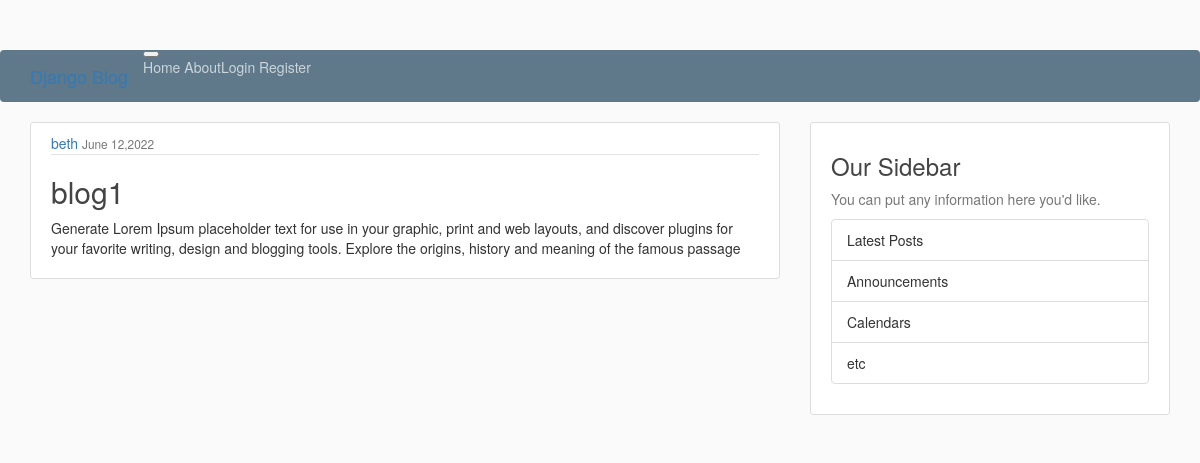
The page / on the database its author committed.
### share/models.py (models this page shows, shortened)
class Post(models.Model):
    title = models.CharField(max_length=100)
    content = models.TextField()
    date_posted = models.DateTimeField(default=timezone.now)
    author = models.ForeignKey(User, on_delete=models.CASCADE)

### share/views.py (the view)
# urls.py: 2. Add a URL to urlpatterns:  path('', views.home, name='home')
def home(request):
    context={'posts':Post.objects.all()}
    return render(request, 'share/home.html',context)

### share/templates/share/home.html
{% extends 'share/base.html' %}
    {% block content %}
    {%for post in posts%}
    <article class="media content-section">
        <div class="media-body">
          <div class="article-metadata">
            <a class="mr-2" href="#">{{ post.author }}</a>
            <small class="text-muted">{{ post.date_posted|date:"F d,Y"}}</small>
          </div>
          <h2><a class="article-title" href="#">{{ post.title }}</a></h2>
          <p class="article-content">{{ post.content }}</p>
        </div>
      </article>
    {% endfor %}
    {% endblock %}

### share/static/share/index.css (style rules this page uses)
body { background: #fafafa; color: #333333; margin-top: 5rem; }
h1, h2, h3, h4, h5, h6 { color: #444444; }
.content-section { background: #ffffff; padding: 10px 20px; border: 1px solid #dddddd; border-radius: 3px; margin-bottom: 20px; }
.article-title { color: #444444; }
.article-content { white-space: pre-line; }
.article-metadata { padding-bottom: 1px; margin-bottom: 4px; border-bottom: 1px solid #e3e3e3 }

### rows shown on the page
Post: author "beth", date_posted "June 12,2022", title "blog1", content "Generate Lorem Ipsum placeholder text for use in your graphic, print and web layouts, and discover plugins for your favorite writing, design and blogging tools. Explore the origins, history and meaning of the famous passage"
